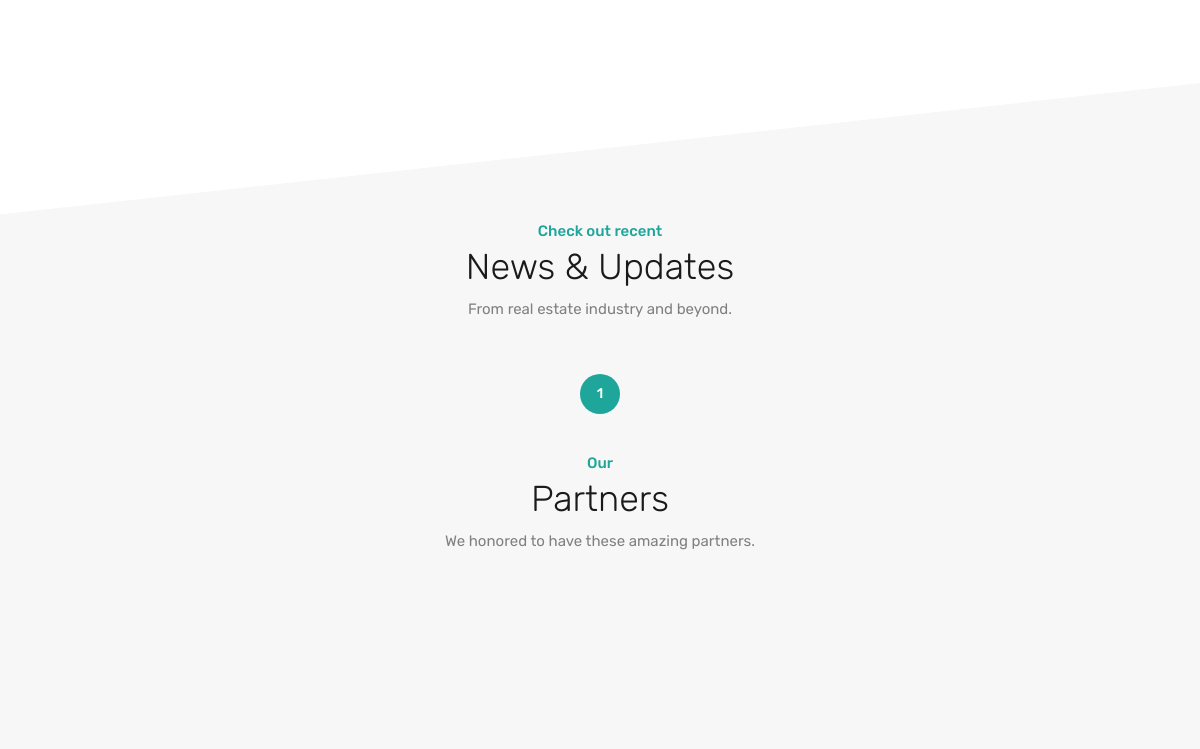
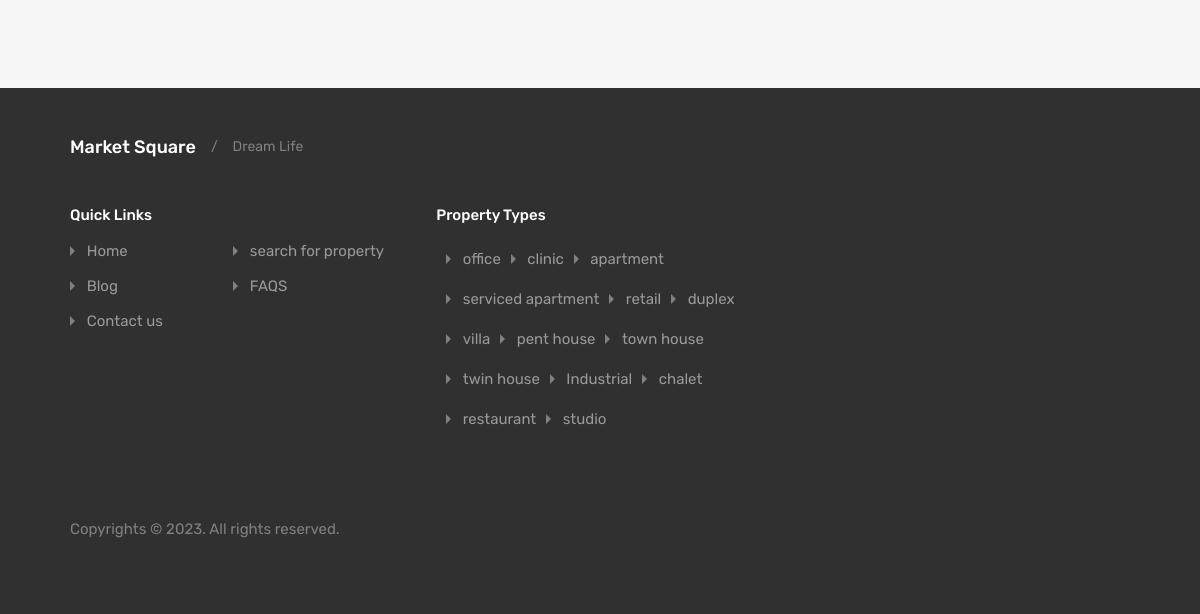
The app's page / (lower part), older data (2 pictures, top to bottom).
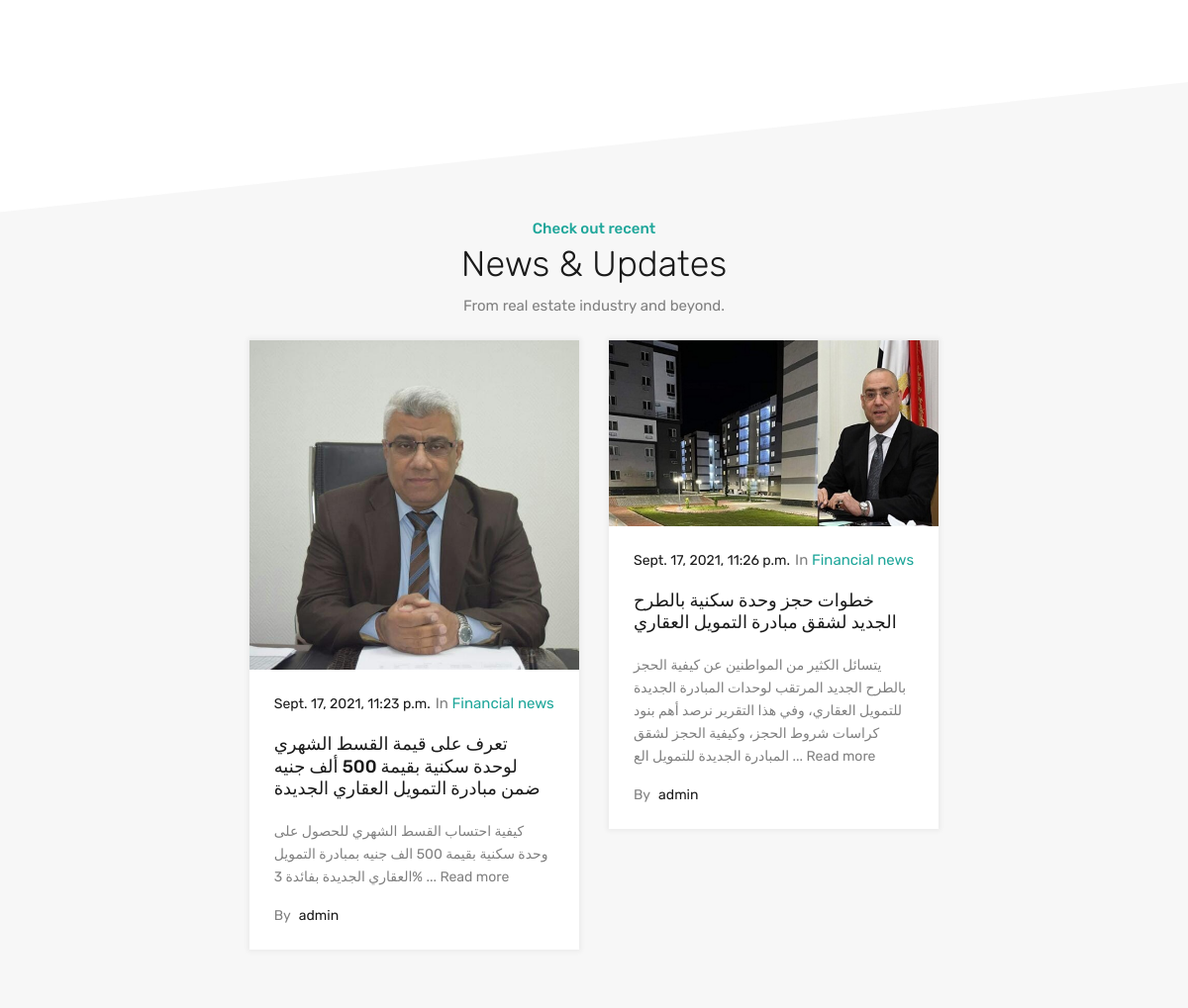
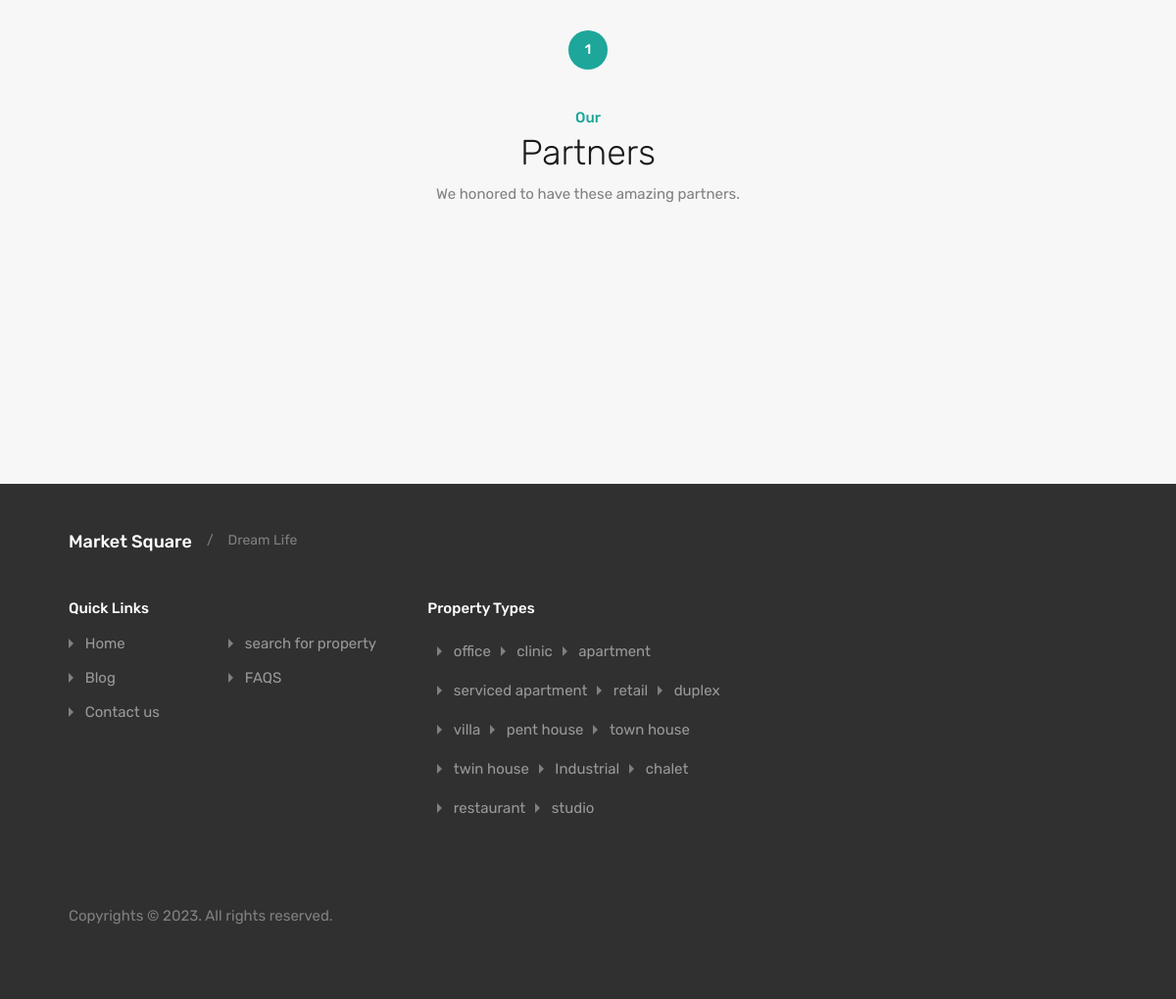
The same page, newer data (2 pictures, top to bottom).
### Blog/models.py (models this page shows, shortened)
class Blog(models.Model):
    name = models.TextField(verbose_name='Blog name')
    date_posted = models.DateTimeField(default=timezone.now, verbose_name='Date of posting')
    image = models.ImageField(upload_to='propetyMarket/images/Blog/main/', verbose_name='Blog image')
    content = HTMLField(verbose_name='Blog content')
    category = models.ForeignKey(BlogCategory, on_delete=models.CASCADE, verbose_name='Category name')
    description = models.TextField(verbose_name='Blog description')
    author = models.ForeignKey(settings.AUTH_USER_MODEL, on_delete=models.CASCADE, verbose_name='blog author')
    class Meta:
        ordering = ['date_posted']

class BlogCategory(models.Model):
    name = models.CharField(max_length=100, verbose_name='Category name')
    def __str__(self):
        return self.name

### users/models.py (models this page shows, shortened)
class User(AbstractBaseUser, PermissionsMixin):
    username = models.CharField(max_length=50, verbose_name="user name", unique=True)
    firstname = models.CharField(max_length=50, verbose_name="first name")
    lastname = models.CharField(max_length=50, verbose_name="last name")
    email = models.EmailField(max_length=100, verbose_name="email address", unique=True)
    phone = models.CharField(max_length=11, verbose_name="primary phone number",
                             blank=True, null=True)
    image = models.ImageField(upload_to='theBank/media/users/profile pictures/', verbose_name='Profile picture',
                              default='theBank/media/users/default.jpeg')
    date_joined = models.DateTimeField(verbose_name='date joined', default=timezone.now)
    USERNAME_FIELD = 'username'
    EMAIL_FIELD = 'email'
    REQUIRED_FIELDS = [
        'firstname',
        'lastname',
        'email'
    ]
    class Meta(AbstractUser.Meta):
        verbose_name = 'user'
        verbose_name_plural = 'users'
        swappable = 'AUTH_USER_MODEL'
    is_staff = models.BooleanField(
        verbose_name='staff status',
        default=False,
        help_text='Designates whether the user can log into this admin site.'
    )
    is_active = models.BooleanField(
        verbose_name='active status',
        default=True,
        help_text='Designates whether this user should be treated as active. '
    )
    is_admin = models.BooleanField(
        verbose_name='admin status',
        default=True,
        help_text='Designates whether this user should be treated as admin. '
    )
    objects = UserManager()
    username_validator = UnicodeUsernameValidator()

### PropertyMarket/views.py (the view)
# urls.py: path('', views.home, name='home'),
def home(request):
    for_sale = Property.objects.all().filter(status=True)
    for_rent = Property.objects.all().filter(status=False)
    featured = Property.objects.all().filter(featured=True)
    contactform = SendMessageForm()
    blogs = Blog.objects.all()
    paginator_sale = Paginator(for_sale, 10)
    paginator_rent = Paginator(for_rent, 10)
    blogs_pag = Paginator(blogs, 3)
    page_number_sale = request.GET.get('page_s')
    page_number_rent = request.GET.get('page_r')
    page_number_blog = request.GET.get('page_b')
    page_sale = paginator_sale.get_page(page_number_sale)
    page_rent = paginator_rent.get_page(page_number_rent)
    blogs_out = blogs_pag.get_page(page_number_blog)
    context = {
        'for_sale': page_sale,
        'for_rent': page_rent,
        'featured': featured,
        'locations': Location.objects.all(),
        'developers': Developer.objects.all(),
        'types': Property.get_types(),
        'blogs': blogs_out,
        'contact_form': contactform
    }
    return render(request, 'GoldMark/home.html', context=context)

### templates/GoldMark/home.html (shortened to what this page needs)
{% extends 'assets/base.html' %}
{% load static %}
{% block content %}
<body
	class="home page-template page-template-templates page-template-home page-template-templateshome-php page page-id-105 wp-embed-responsive rvr-is-enabled  design_modern inspiry_mod_header_variation_one inspiry_header_search_form_enabled inspiry_mod_search_form_default inspiry_body_floating_features_show inspiry_responsive_header_solid elementor-default elementor-kit-7 elementor-page elementor-page-105">
	<div class="rh_wrap rh_wrap_stick_footer">
		<div class="wrapper-home-sections ">
			<section class="rh_section flat-border rh_section__content rh_section--content_padding ">
				<article id="post-105" class="rh_content">
					<div data-elementor-type="wp-post" data-elementor-id="105" class="elementor elementor-105"
						data-elementor-settings="[]">
						<div class="elementor-section-wrap">
							<section
								class="elementor-section elementor-top-section elementor-element elementor-element-bb77617 elementor-section-stretched elementor-section-boxed elementor-section-height-default elementor-section-height-default"
								data-id="bb77617" data-element_type="section"
								data-settings="{&quot;stretch_section&quot;:&quot;section-stretched&quot;,&quot;background_background&quot;:&quot;classic&quot;}">
								<div class="elementor-container elementor-column-gap-no">
									<div class="elementor-column elementor-col-100 elementor-top-column elementor-element elementor-element-de10d90"
										data-id="de10d90" data-element_type="column">
										<div class="elementor-widget-wrap elementor-element-populated">
											<div class="elementor-element elementor-element-c3cbcfd elementor-widget elementor-widget-ere-section-title-widget"
												data-id="c3cbcfd" data-element_type="widget"
												data-widget_type="ere-section-title-widget.default">
											</div>
										</div>
									</div>
								</div>
							</section>
							<section
								class="elementor-section elementor-top-section elementor-element elementor-element-25b0431 elementor-section-stretched elementor-section-boxed elementor-section-height-default elementor-section-height-default"
								data-id="25b0431" data-element_type="section"
								data-settings="{&quot;stretch_section&quot;:&quot;section-stretched&quot;,&quot;background_background&quot;:&quot;classic&quot;,&quot;shape_divider_bottom&quot;:&quot;tilt&quot;}">
								<div class="elementor-shape elementor-shape-bottom" data-negative="false">
									<svg xmlns="http://www.w3.org/2000/svg" viewbox="0 0 1000 100"
										preserveaspectratio="none">
										<path class="elementor-shape-fill" d="M0,6V0h1000v100L0,6z"></path>
									</svg>
								</div>
								<div class="elementor-container elementor-column-gap-no">
									<div class="elementor-column elementor-col-100 elementor-top-column elementor-element elementor-element-abd9b17"
										data-id="abd9b17" data-element_type="column">
										<div class="elementor-widget-wrap elementor-element-populated">
										</div>
									</div>
								</div>
							</section>
							<section
								class="elementor-section elementor-top-section elementor-element elementor-element-af81f96 elementor-section-boxed elementor-section-height-default elementor-section-height-default"
								data-id="da599bc" data-element_type="section">
								<div class="elementor-container elementor-column-gap-no">
									<div class="elementor-column elementor-col-100 elementor-top-column elementor-element elementor-element-af6d67c"
										data-id="af6d67c" data-element_type="column">
										<div class="elementor-widget-wrap elementor-element-populated">
											<div class="elementor-element elementor-element-23d984c elementor-widget elementor-widget-ere-section-title-widget"
												data-id="23d984c" data-element_type="widget"
												data-widget_type="ere-section-title-widget.default">
												<div class="elementor-widget-container">
													<div class="rh_elementor_widget re_section_head_elementor">
														<span class="rh_section__subtitle">Check out recent</span>
														<h2 class="rh_section__title">News &amp; Updates</h2>
														<p class="rh_section__desc">From real estate industry and
															beyond.</p>
													</div>
												</div>
											</div>
										</div>
									</div>
								</div>
							</section>
							<section
								class="elementor-section elementor-top-section elementor-element elementor-element-af81f96 elementor-section-boxed elementor-section-height-default elementor-section-height-default"
								data-id="af81f96" data-element_type="section"
								data-settings="{&quot;background_background&quot;:&quot;classic&quot;}">
								<div class="elementor-container elementor-column-gap-no">
									<div class="elementor-column elementor-col-100 elementor-top-column elementor-element elementor-element-2ff1bd0"
										data-id="2ff1bd0" data-element_type="column">
										<div class="elementor-widget-wrap elementor-element-populated">
											<div class="elementor-element elementor-element-a9662a4 elementor-widget elementor-widget-ere-news-widget-home"
												data-id="a9662a4" data-element_type="widget"
												data-widget_type="ere-news-widget-home.default">
												<div class="elementor-widget-container">
													<section id="rh-a9662a4"
														class="rhea_ele_property_ajax_target rhea_latest_properties_ajax rh_elementor_widget rh_wrapper__news_elementor">
														<div class="home-properties-section-inner-target">
															<div
																class="rh_properties_pagination_append rh_section__news_elementor">
																{% for blog in blogs %}
                                                                <article
																	class="post-21 post type-post status-publish format-image has-post-thumbnail hentry category-luxury tag-contemporary tag-studio post_format-post-format-image rh_blog__post entry-header-margin-fix">
																	<div class="rh_news_module_inner">
																		<div class="rh-wrapper-post-media">
																			<figure>
																				<a href="{% url 'Blogs' %}?id={{ blog.id }}"
																					title="Image Post Format">
																					<img width="680" height="394"
																						src="{{ blog.image.url }}"
																						class="attachment-modern-property-child-slider size-modern-property-child-slider wp-post-image"
																						alt="Post Image" loading="lazy">
																				</a>
																			</figure>
																		</div>
																		<div class="rh-wrapper-post-contents_elementor">
																			<div class="post_meta_elementor">
																				<span class="date"> {{blog.date_posted }}</span>
																				<span class="categories">
																					<span class="category_in">
																						In </span>
																					<a
																						href="#">{{ blog.category }}</a>
																				</span>
																			</div>
																			<h3 class="post-title"><a
																					href="{% url 'ShowBlog' %}?id={{ blog.id }}">{{ blog.name }}</a></h3>
																			<p>{{ blog.description|slice:"0:200" }} ... Read more
																			</p>
																			<span class="by-author"><span
																					class="rhea_by">By</span><span
																					class="author-link">{{ blog.author }}</span></span>
																		</div>
																	</div>
																</article>
                                                                {% endfor %}
															</div>
                                                            	<div class="rh_pagination">
        <a href="?page_s={{ for_sale.number }}&page_r={{ for_rent.number }}&page_b={{ blogs.number }}" class="rh_pagination__btn current">{{ blogs.number }}
        </a>
	</div>
														</div>
													</section>
												</div>
											</div>
										</div>
									</div>
								</div>
							</section>
							<section
								class="elementor-section elementor-top-section elementor-element elementor-element-da5e254 elementor-section-boxed elementor-section-height-default elementor-section-height-default"
								data-id="da5e254" data-element_type="section">
								<div class="elementor-container elementor-column-gap-no">
									<div class="elementor-column elementor-col-100 elementor-top-column elementor-element elementor-element-ea2c32c"
										data-id="ea2c32c" data-element_type="column">
										<div class="elementor-widget-wrap elementor-element-populated">
											<div class="elementor-element elementor-element-4248893 elementor-widget elementor-widget-ere-section-title-widget"
												data-id="4248893" data-element_type="widget"
												data-widget_type="ere-section-title-widget.default">
												<div class="elementor-widget-container">
													<div class="rh_elementor_widget re_section_head_elementor">
														<span class="rh_section__subtitle">Our</span>
														<h2 class="rh_section__title">Partners</h2>
														<p class="rh_section__desc">We honored to have these amazing
															partners.</p>
													</div>
												</div>
											</div>
										</div>
									</div>
								</div>
							</section>
							<section
                                    style="margin: auto;"
								class="elementor-section elementor-top-section elementor-element elementor-element-8452356 elementor-section-stretched elementor-section-boxed elementor-section-height-default elementor-section-height-default"
								data-id="8452356" data-element_type="section"
								data-settings="{&quot;stretch_section&quot;:&quot;section-stretched&quot;,&quot;background_background&quot;:&quot;classic&quot;,&quot;shape_divider_bottom&quot;:&quot;tilt&quot;}">
								<div class="elementor-container elementor-column-gap-no">
									<div class="elementor-column elementor-col-100 elementor-top-column elementor-element elementor-element-7913b8b"
										data-id="7913b8b" data-element_type="column">
										<div class="elementor-widget-wrap elementor-element-populated">
										</div>
									</div>
								</div>
							</section>
						</div>
					</div>
				</article>
			</section>
		</div>
		{% endblock content %}

Row changes from the older to the newer data that the page shows:
added Blog: image (picture), date_posted "Sept. 17, 2021, 11:23 p.m.", category "Financial news", name "تعرف على قيمة القسط الشهري لوحدة سكنية بقيمة 500 ألف جنيه ضمن مبادرة التمويل العقاري الجديدة", description "كيفية احتساب القسط الشهري للحصول على وحدة سكنية بقيمة 500 الف جنيه بمبادرة التمويل العقاري الجديدة بفائدة 3%", author "admin"
added Blog: image (picture), date_posted "Sept. 17, 2021, 11:26 p.m.", category "Financial news", name "خطوات حجز وحدة سكنية بالطرح الجديد لشقق مبادرة التمويل العقاري", description "يتسائل الكثير من المواطنين عن كيفية الحجز بالطرح الجديد المرتقب لوحدات المبادرة الجديدة للتمويل العقاري، وفي هذا التقرير نرصد أهم بنود كراسات شروط الحجز، وكيفية الحجز لشقق المبادرة الجديدة للتمويل الع", author "admin"
